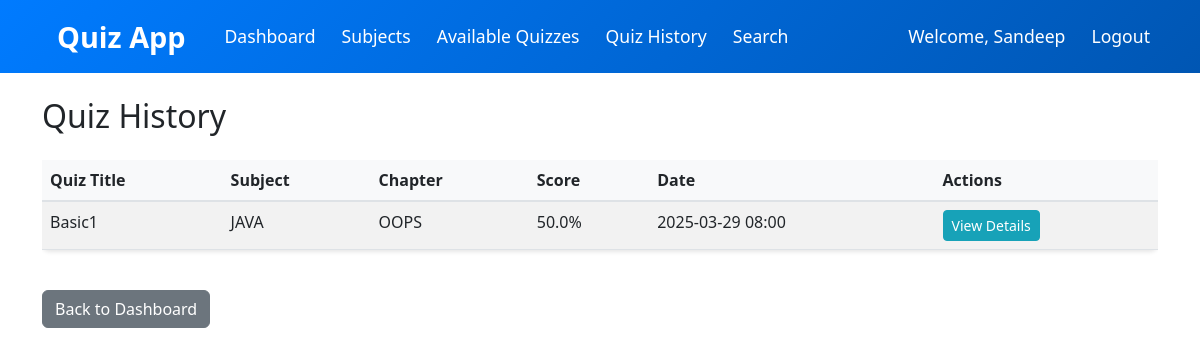
/quiz/history (signed in), run on the app's committed database.
### models/models.py (models this page shows)
class User(db.Model, UserMixin):
    __tablename__ = 'user'
    id = db.Column(db.Integer, primary_key=True)
    email = db.Column(db.String(150), unique=True)
    password = db.Column(db.String(150))
    name = db.Column(db.String(150))
    qualification = db.Column(db.String(150))
    dob = db.Column(db.Date)
    is_admin = db.Column(db.Boolean, default=False)
    scores = db.relationship('Score', backref='user')

class Score(db.Model):
    __tablename__ = 'score'
    id = db.Column(db.Integer, primary_key=True)
    quiz_id = db.Column(db.Integer, db.ForeignKey('quiz.id'))
    user_id = db.Column(db.Integer, db.ForeignKey('user.id'))
    total_scored = db.Column(db.Float)  # percentage score
    timestamp_of_attempt = db.Column(db.DateTime, default=datetime.utcnow)
    quiz_attempts = db.relationship('QuizAttempt', backref='score', cascade='all, delete')

class Quiz(db.Model):
    __tablename__ = 'quiz'
    id = db.Column(db.Integer, primary_key=True)
    title = db.Column(db.String(150))
    description = db.Column(db.Text)
    Chapter_id = db.Column(db.Integer, db.ForeignKey('chapter.id'))
    time_duration = db.Column(db.Integer)  # in minutes
    date_of_quiz = db.Column(db.DateTime, default=datetime.utcnow)
    questions = db.relationship('Question', backref='quiz', cascade='all, delete')
    scores = db.relationship('Score', backref='quiz', cascade='all, delete')

class Subject(db.Model):
    __tablename__ = 'subject'
    id = db.Column(db.Integer, primary_key=True)
    name = db.Column(db.String(150))
    description = db.Column(db.Text)
    created_time = db.Column(db.DateTime, default=datetime.utcnow)
    chapters = db.relationship('Chapter', backref='subject', cascade='all, delete')

class Chapter(db.Model):
    __tablename__ = 'chapter'
    id = db.Column(db.Integer, primary_key=True)
    name = db.Column(db.String(150))
    description = db.Column(db.Text)
    subject_id = db.Column(db.Integer, db.ForeignKey('subject.id'))
    quizzes = db.relationship('Quiz', backref='chapter', cascade='all, delete')

### models/views.py (the view)
@views.route('/quiz/history')
@login_required
def quiz_history():
    quiz_attempts = db.session.query(
        Score, Quiz, Chapter, Subject
    ).join(
        Quiz, Score.quiz_id == Quiz.id
    ).join(
        Chapter, Quiz.Chapter_id == Chapter.id
    ).join(
        Subject, Chapter.subject_id == Subject.id
    ).filter(
        Score.user_id == current_user.id
    ).order_by(
        Score.timestamp_of_attempt.desc()
    ).all()
    return render_template(
        'user/quiz_history.html',
        attempts=quiz_attempts
    )

### models/__init__.py (called while the page is built)
def create_app():
    app = Flask(__name__, template_folder=r'C:\Users\DELL\OneDrive\Desktop\quiz-app(final)\quiz-application\templates')
    app.config['SECRET_KEY'] = '24f1005262'
    app.config['SQLALCHEMY_DATABASE_URI'] = f'sqlite:///{DB_NAME}'
    app.config['SQLALCHEMY_TRACK_MODIFICATIONS'] = False
    db.init_app(app)
    l_manager = LoginManager()
    l_manager.login_view = 'auth.login'
    l_manager.init_app(app)
    from .models import User
    @l_manager.user_loader
    def load_user(id):
        return User.query.get(int(id))
    from .auth import auth
    from .views import views
    from .admin import admin
    app.register_blueprint(auth, url_prefix='/')
    app.register_blueprint(views, url_prefix='/')
    app.register_blueprint(admin, url_prefix='/admin')
    create_database(app)
    create_admin(app)
    return app

### templates/user/quiz_history.html (shortened to what this page needs)
{% extends "layout.html" %}
{% block content %}
<div class="container mt-4">
    <h2 class="mb-4">Quiz History</h2>
    {% if attempts %}
    <div class="table-responsive">
        <table class="table table-striped">
            <thead>
                <tr>
                    <th>Quiz Title</th>
                    <th>Subject</th>
                    <th>Chapter</th>
                    <th>Score</th>
                    <th>Date</th>
                    <th>Actions</th>
                </tr>
            </thead>
            <tbody>
                {% for score, quiz, chapter, subject in attempts %}
                <tr>
                    <td>{{ quiz.title }}</td>
                    <td>{{ subject.name }}</td>
                    <td>{{ chapter.name }}</td>
                    <td>{{ "%.1f"|format(score.total_scored) }}%</td>
                    <td>{{ score.timestamp_of_attempt.strftime('%Y-%m-%d %H:%M') }}</td>
                    <td>
                        <a href="{{ url_for('views.quiz_result', score_id=score.id) }}"
                           class="btn btn-sm btn-info">View Details</a>
                    </td>
                </tr>
                {% endfor %}
            </tbody>
        </table>
    </div>
    {% endif %}
    <div class="mt-4">
        <a href="{{ url_for('views.dashboard') }}" class="btn btn-secondary">
            Back to Dashboard
        </a>
    </div>
</div>
{% endblock %}

### templates/layout.html (shortened to what this page needs)
<!DOCTYPE html>
<html lang="en">
  <head>
    <link
      href="https://cdn.jsdelivr.net/npm/bootstrap@5.3.0/dist/css/bootstrap.min.css"
      rel="stylesheet"
    />
  </head>
  <body>
    {% if current_user.is_authenticated and not current_user.is_admin %}
    <nav class="navbar navbar-expand-lg navbar-dark bg-primary">
        <div class="container">
            <a class="navbar-brand" href="{{ url_for('views.dashboard') }}">Quiz App</a>
            <div class="collapse navbar-collapse" id="navbarNav">
                <ul class="navbar-nav me-auto">
                    <li class="nav-item">
                        <a class="nav-link" href="{{ url_for('views.dashboard') }}">Dashboard</a>
                    </li>
                    <li class="nav-item">
                        <a class="nav-link" href="{{ url_for('views.available_subjects') }}">Subjects</a>
                    </li>
                    <li class="nav-item">
                        <a class="nav-link" href="{{ url_for('views.available_quizzes') }}">Available Quizzes</a>
                    </li>
                    <li class="nav-item">
                        <a class="nav-link" href="{{ url_for('views.quiz_history') }}">Quiz History</a>
                    </li>
                    <li class="nav-item">
                        <a class="nav-link" href="{{ url_for('views.search') }}">Search</a>
                    </li>
                </ul>
                <ul class="navbar-nav">
                    <li class="nav-item">
                        <span class="nav-link">Welcome, {{ current_user.name }}</span>
                    </li>
                    <li class="nav-item">
                        <a class="nav-link" href="{{ url_for('auth.logout') }}">Logout</a>
                    </li>
                </ul>
            </div>
        </div>
    </nav>
    {% endif %}
    {% block content %}{% endblock %}
  </body>
</html>

### templates/layout.html (style rules this page uses)
.navbar { background: linear-gradient(135deg, #007bff, #0056b3); padding: 15px 0; transition: 0.3s ease-in-out; }
.navbar-brand { font-size: 1.8rem; font-weight: bold; color: #fff; transition: 0.3s; padding: 0 15px; }
.navbar-nav { align-items: center; gap: 10px; }
.navbar-nav .nav-link { color: #ffffff; font-size: 1.1rem; padding: 8px 15px; transition: 0.3s; border-radius: 5px; }
.nav-item { display: flex; align-items: center; }
.navbar-collapse { justify-content: flex-end; }

### templates/user/quiz_history.html (style rules this page uses)
.table { background-color: white; box-shadow: 0 2px 4px rgba(0,0,0,0.1); border-radius: 8px; }
.table thead th { background-color: #f8f9fa; border-bottom: 2px solid #dee2e6; }
.btn-info { background-color: #17a2b8; border-color: #17a2b8; color: white; }

### data on the page
User: name "Sandeep"
Score: title "Basic1", name "JAVA", name "OOPS", total_scored "50.0", timestamp_of_attempt "2025-03-29 08:00"
